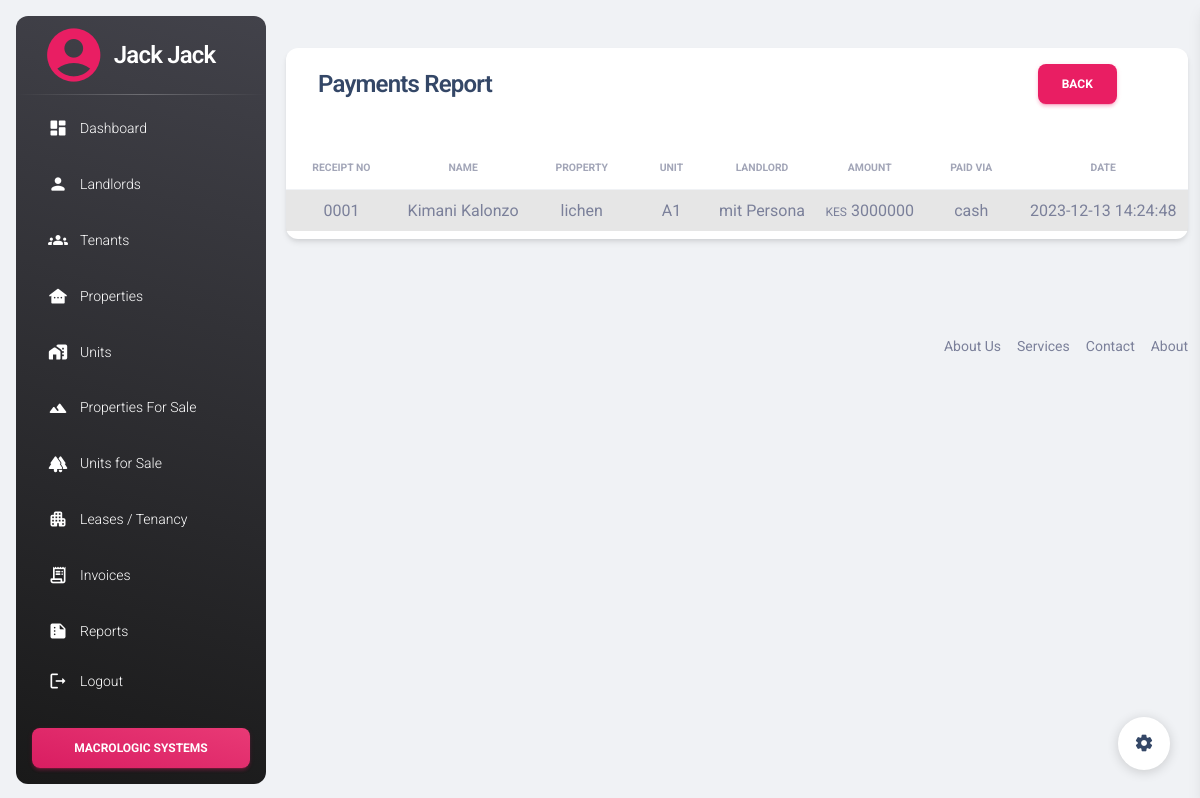
Page /reports/payment_report.php (signed in) on the committed database.
### tables this page shows
CREATE TABLE `payment` (
  `id` int(11) NOT NULL,
  `amount` int(11) NOT NULL,
  `type_payment` enum('cash','cheque','bank_transfer') NOT NULL,
  `cheque_no` varchar(50) DEFAULT NULL,
  `bank_name` varchar(50) DEFAULT NULL,
  `buyer_id` int(11) NOT NULL,
  `paid` enum('Yes','No') NOT NULL,
  `date` timestamp NOT NULL DEFAULT current_timestamp()
);

CREATE TABLE `sell` (
  `id` int(11) NOT NULL,
  `name` varchar(100) NOT NULL,
  `email` varchar(50) NOT NULL,
  `mobile` varchar(50) NOT NULL,
  `unit_id` int(11) NOT NULL,
  `date` timestamp NULL DEFAULT current_timestamp()
);

CREATE TABLE `property_sale` (
  `id` int(11) NOT NULL,
  `name` varchar(100) NOT NULL,
  `landlord_id` int(11) NOT NULL,
  `no_of_units` int(11) NOT NULL DEFAULT 1,
  `location` varchar(50) NOT NULL,
  `image` mediumblob DEFAULT NULL
);

CREATE TABLE `units_sale` (
  `id` int(11) NOT NULL,
  `property_sale_id` int(11) NOT NULL,
  `name` varchar(50) NOT NULL,
  `description` varchar(2000) NOT NULL,
  `commission` int(11) NOT NULL,
  `deposit` int(11) NOT NULL,
  `price` int(11) NOT NULL,
  `booked` enum('No','Yes') NOT NULL DEFAULT 'No'
);

CREATE TABLE `landlords` (
  `id` int(11) NOT NULL,
  `name` varchar(50) NOT NULL,
  `phone_number` varchar(50) NOT NULL,
  `email` varchar(20) NOT NULL
);

### reports/payment_report.php (the view, shortened to what this page needs)
<?php include '../includes/header.php'; ?>
<?php include '../config/connect.php'; ?>
<div class="container-fluid py-4">
    <div class="row">
        <div class="col-12">
            <div class="card my-4">
                <div class="d-flex justify-content-between">
                    <div class="row card-header col-md-7 p-0 mx-3 z-index-2 mt-3" style="height: 25px;">
                        <div class="pt-1 pb-1">
                            <h4 class="row text-capitalize ps-3">Payments Report</h4>
                        </div>
                    </div>
                    <div class="col-md-2 pt-3">
                        <div>
                            <a class="btn btn-primary" href="reports_view.php">
                                back
                            </a>
                        </div>
                    </div>
                </div>
                <div class="card-body px-0 pb-2">
                    <div class="row d-flex justify-content-between align-items-center ms-2 me-2">
                    </div>
                    <div class="table-responsive p-0">
                        <table class="table table-striped table-hover align-items-center mb-0" id="paymentReport">
                            <thead>
                                <tr>
                                    <th class="text-center text-uppercase text-secondary text-xxs font-weight-bolder opacity-7">Receipt No</th>
                                    <th class="text-center text-uppercase text-secondary text-xxs font-weight-bolder opacity-7">name</th>
                                    <th class="text-center text-uppercase text-secondary text-xxs font-weight-bolder opacity-7">Property</th>
                                    <th class="text-center text-uppercase text-secondary text-xxs font-weight-bolder opacity-7">unit</th>
                                    <th class="text-center text-uppercase text-secondary text-xxs font-weight-bolder opacity-7">landlord</th>
                                    <th class="text-center text-uppercase text-secondary text-xxs font-weight-bolder opacity-7">amount</th>
                                    <th class="text-center text-uppercase text-secondary text-xxs font-weight-bolder opacity-7">paid via</th>
                                    <th class="text-center text-uppercase text-secondary text-xxs font-weight-bolder opacity-7">date</th>
                                </tr>
                            </thead>
                            <tbody>
                                <?php
                                $sql = "SELECT
                                    payment.id,
                                    sell.name AS buyer_name,
                                    property_sale.name AS property_name,
                                    units_sale.name AS unit_name,
                                    landlords.name AS landlord_name,
                                    payment.amount,
                                    payment.type_payment,
                                    payment.date
                                FROM
                                    payment
                                LEFT JOIN
                                    sell ON sell.id = payment.buyer_id
                                LEFT JOIN
                                    units_sale ON units_sale.id = sell.unit_id
                                LEFT JOIN
                                    property_sale ON property_sale.id = units_sale.property_sale_id
                                LEFT JOIN
                                    landlords ON landlords.id = property_sale.landlord_id";
                                $result = mysqli_query($con, $sql);
                                $sql1 = "SELECT
                                LPAD(id, 4, '0') AS receipt_number
                                FROM
                                    payment";
                                $result1 = $con->query($sql1);
                                if ($result) {
                                    $row1 = $result1->fetch_assoc();
                                    while ($row = mysqli_fetch_assoc($result)) {
                                        $receipt = $row1['receipt_number'];
                                        $buyer = $row['buyer_name'];
                                        $property_name = $row['property_name'];
                                        $unit_name = $row['unit_name'];
                                        $landlord_name = $row['landlord_name'];
                                        $amount = $row['amount'];
                                        $payment_type = $row['type_payment'];
                                        $date = $row['date'];
                                        echo '<tr>
                                <td scope="row" class="text-center">' . $receipt . '</td>
                                <td class="text-center text-capitalize">' . $buyer . '</td>
                                <td class="text-center">' . $property_name . '</td>
                                <td class="text-center">' . $unit_name . '</td>
                                <td class="text-center">' . $landlord_name . '</td>
                                <td class="text-center"><span class="text-xs">KES</span> ' . $amount . '</td>
                                <td class="text-center">' . $payment_type . '</td>
                                <td class="text-center">' . $date . '</td>
                              </tr>';
                                    }
                                }
                                ?>
                            </tbody>
                        </table>
                    </div>
                </div>
            </div>
        </div>
    </div>
</div>
<?php include('../includes/footer.php') ?>
<div class="fixed-plugin">
    <a class="fixed-plugin-button text-dark position-fixed px-3 py-2">
        <i class="material-icons py-2">settings</i>
    </a>
</div>
</body>
</html>

### rows in the picture
payment: receipt "0001", buyer.name "Kimani Kalonzo", property_sale.name "lichen", units_sale.name "A1", landlords.name "mit Persona", amount "3000000", type_payment "cash", date "2023-12-13 14:24:48"

### other values in the picture
$username "Jack Jack"
